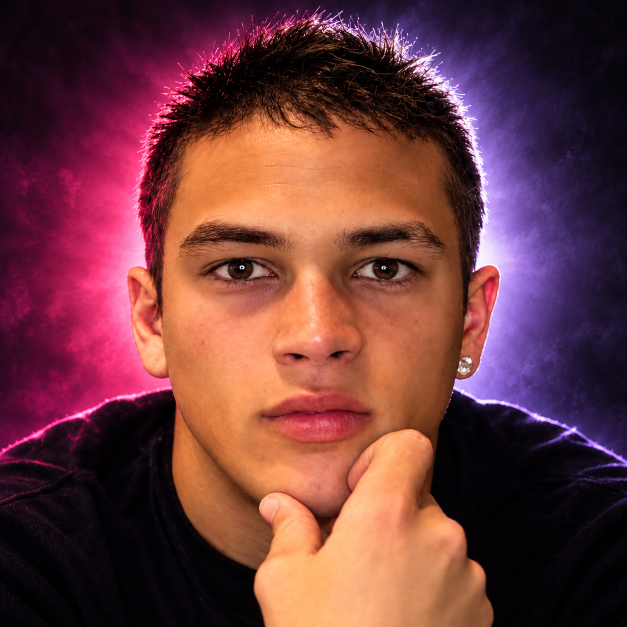
#> input picture sauvegarde-pc-2026-11-05/projet/assets/branding/portrait-halo.png, 1254 x 1254 px (shown at 1/2 size)
$ python prepare-brand.py
#> lines starting #> are read from the running program, lines starting #| are printed output that depends on the picture
"""Compile the approved full-bleed master into native/web icon sizes."""
from pathlib import Path
from PIL import Image
import json,hashlib,shutil
root=Path(__file__).resolve().parents[1]
master=root/'assets/branding/portrait-halo.png'
with Image.open(master) as source:
#> source is the input picture: PIL image 1254x1254 RGB; mean R, G, B 110.8, 57.8, 61.5
 image=source.convert('RGB')
 assert image.width==image.height and image.width>=1024
 targets={
  'work/experience-integration/brand-portrait-21.png':192,
  'work/experience-integration/icon-512.png':512,
  'work/experience-integration/icon-192.png':192,
  'work/experience-integration/apple-touch-icon.png':180,
  'work/experience-integration/favicon-32.png':32,
  'work/desktop-app/build/logo-source.png':1024,
  'work/experience-ios/assets/logo-source.png':1024,
  'work/android-app/assets/logo.png':1024,
  'work/ps4-app/sce_sys/icon0.png':512,
 }
 for name,size in targets.items():
  p=root/name;p.parent.mkdir(parents=True,exist_ok=True)
  image.resize((size,size),Image.Resampling.LANCZOS).save(p,optimize=True)
#> this loop made 9 passes
#> pass 1, `image.resize((size,size),Image.Resampling.LANCZOS).save(p,optimize=True)`:
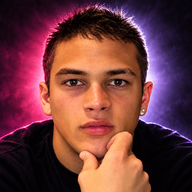
#> saved as brand-portrait-21.png: PIL image 192x192 RGB; mean R, G, B 110.8, 57.8, 61.5
#> pass 2, `image.resize((size,size),Image.Resampling.LANCZOS).save(p,optimize=True)`:
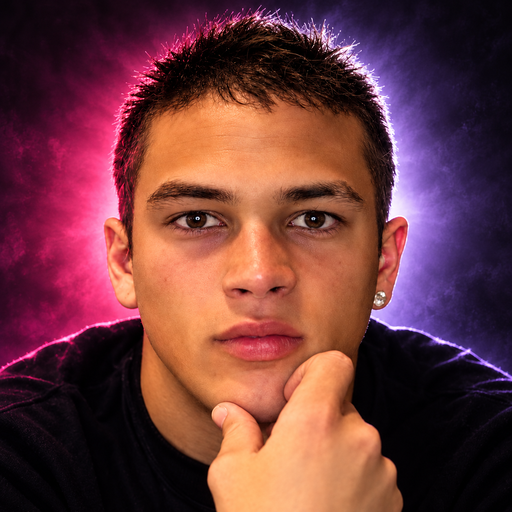
#> saved as icon-512.png: PIL image 512x512 RGB; mean R, G, B 110.8, 57.8, 61.5
 image.save(root/'work/experience-integration/favicon.ico',format='ICO',sizes=[(16,16),(32,32),(48,48),(64,64),(128,128),(256,256)])
 records=[{'path':name,'size':size,'sha256':hashlib.sha256((root/name).read_bytes()).hexdigest()} for name,size in targets.items()]
(root/'assets/branding/manifest.json').write_text(json.dumps({'name':'Avant l’usine','approved':'2026-10-26','master':hashlib.sha256(master.read_bytes()).hexdigest(),'files':records},ensure_ascii=False,indent=2)+'\n',encoding='utf-8')
print('Prepared '+str(len(records))+' web/native identity assets; no paused platform compiled.')
